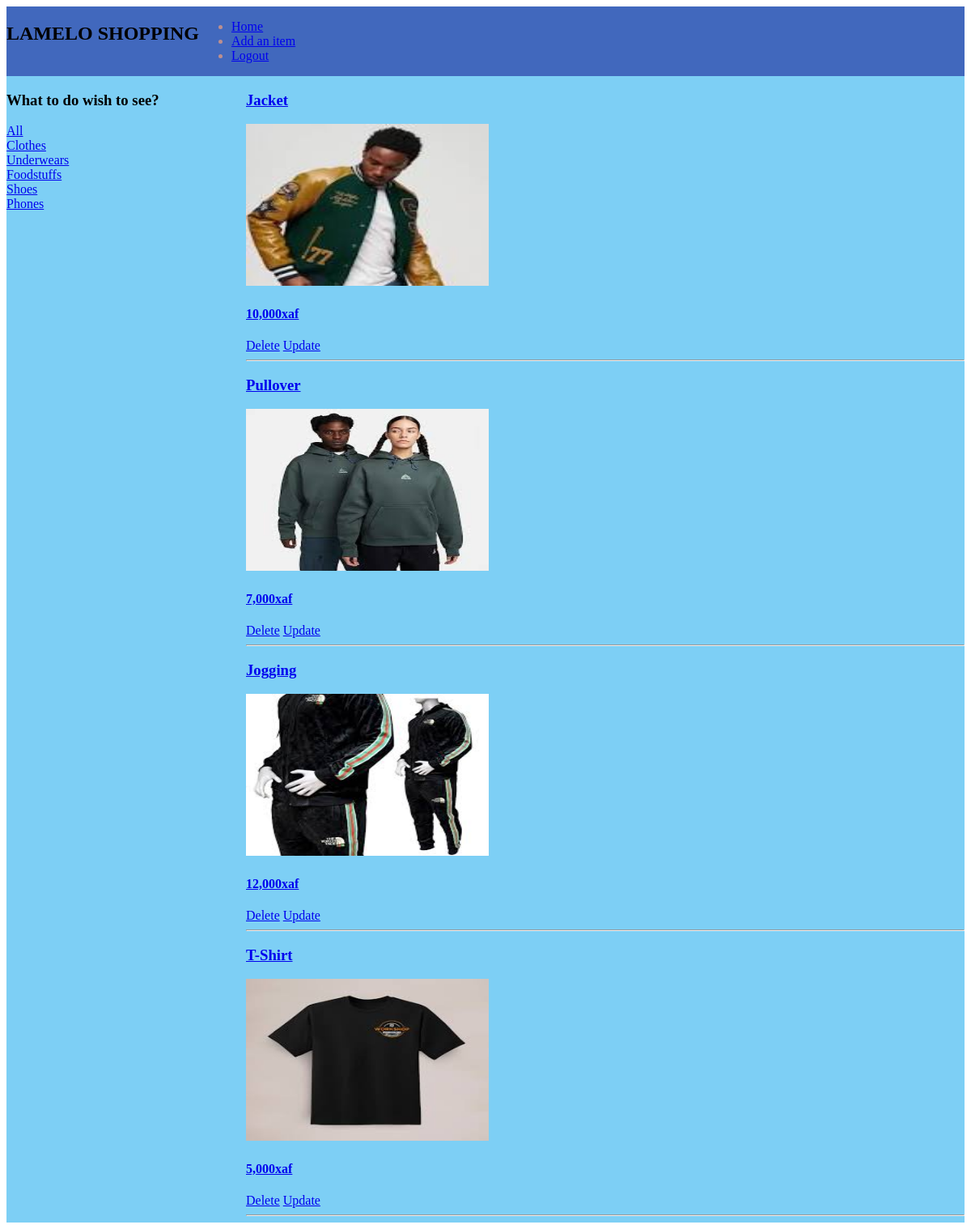
Page /?q=Clothes on the committed database.
### base/models.py (models this page shows, shortened)
class Item_type(models.Model):
    product_name = models.CharField(max_length=200)

class Shop(models.Model):
    product_name = models.CharField(max_length=200)
    price = models.CharField(max_length=50)
    item_type = models.ForeignKey(Item_type, on_delete=models.CASCADE)
    image = models.ImageField(upload_to='images', null=True)
    created = models.DateTimeField(auto_now_add=True)
    updated = models.DateTimeField(auto_now=True)
    visited = models.DateTimeField(auto_now=True)

### base/views.py (the view)
# urls.py: path('', views.home, name='home'),
def home(request):
    q = request.GET.get('q') if request.GET.get('q') != None else ''
    articles = Shop.objects.filter(item_type__product_name__icontains=q)
    item_types = Item_type.objects.all()
    context = {'articles':articles, 'item_types':item_types}
    return render(request, 'base/home.html', context)

### base/templates/base/home.html (shortened to what this page needs)
{% extends 'base/main.html' %}
{% block content %}
{% load static %}
<div class="home-container">
    <div class="home">
        <h3>What to do wish to see?</h3>
        <div>
            <a href="{% url 'home' %}">All</a>
        </div>
        {% for item_type in item_types %}
            <div>
                <a href="{% url 'home' %}?q={{item_type.product_name}}">{{item_type.product_name}}</a>
            </div>
        {% endfor %}
    </div>
    <div class="home2">
        {% for article in articles %}
        <a href="{% url 'details' pk=article.id %}">
            <h3>{{article.product_name}}</h3>
            <img src="{{article.image.url}}" alt="" width="300" height="200">
            <h4><p>{{article.price}}</p></h4>
        </a>
        <a href="{% url 'delete' pk=article.id %}">Delete</a>
        <a href="{% url 'update' pk=article.id %}">Update</a>
        <hr>
        {% endfor %}
    </div>
</div>
{% endblock content %}

### base/templates/base/main.html (shortened to what this page needs)
<!DOCTYPE html>
<html lang="en">
<head>
</head>
<body>
    {% include 'base/navbar.html' %}
    {% block content %}
    {% endblock content %}
</body>
</html>

### base/templates/base/navbar.html (shortened to what this page needs)
<nav class="nav">
    <h1>LAMELO SHOPPING</h1>
    <div class="navbar">
        <ul>
            <li><a href="{% url 'home' %}">Home</a></li>
            <li><a href="{% url 'add' %}">Add an item</a></li>
            {% if not request.user.is_authenticated %}
            <li><a href="{% url 'logout' %}">Logout</a></li>
            {% else %}
            <li><a href="{% url 'login' %}">Login</a></li>
            {% endif %}
        </ul>
    </div>
</nav>

### base/templates/base/navbar.html (style rules this page uses)
.nav { display: flex; background-color: rgb(65, 104, 189); }
.navbar { display: flex; color: rosybrown; }

### base/templates/base/home.html (style rules this page uses)
.home-container { display: grid; grid-template-columns: 1fr 3fr; background-color: rgb(125, 207, 245); }
.home { display: block; }
.home2 { display: block; background-color: rgb(125, 207, 245); }

### rows in the picture
Item_type: product_name "Clothes"
Item_type: product_name "Underwears"
Item_type: product_name "Foodstuffs"
Item_type: product_name "Shoes"
Item_type: product_name "Phones"
Shop: product_name "Jacket", image (picture), price "10,000xaf"
Shop: product_name "Pullover", image (picture), price "7,000xaf"
Shop: product_name "Jogging", image (picture), price "12,000xaf"
Shop: product_name "T-Shirt", image (picture), price "5,000xaf"
